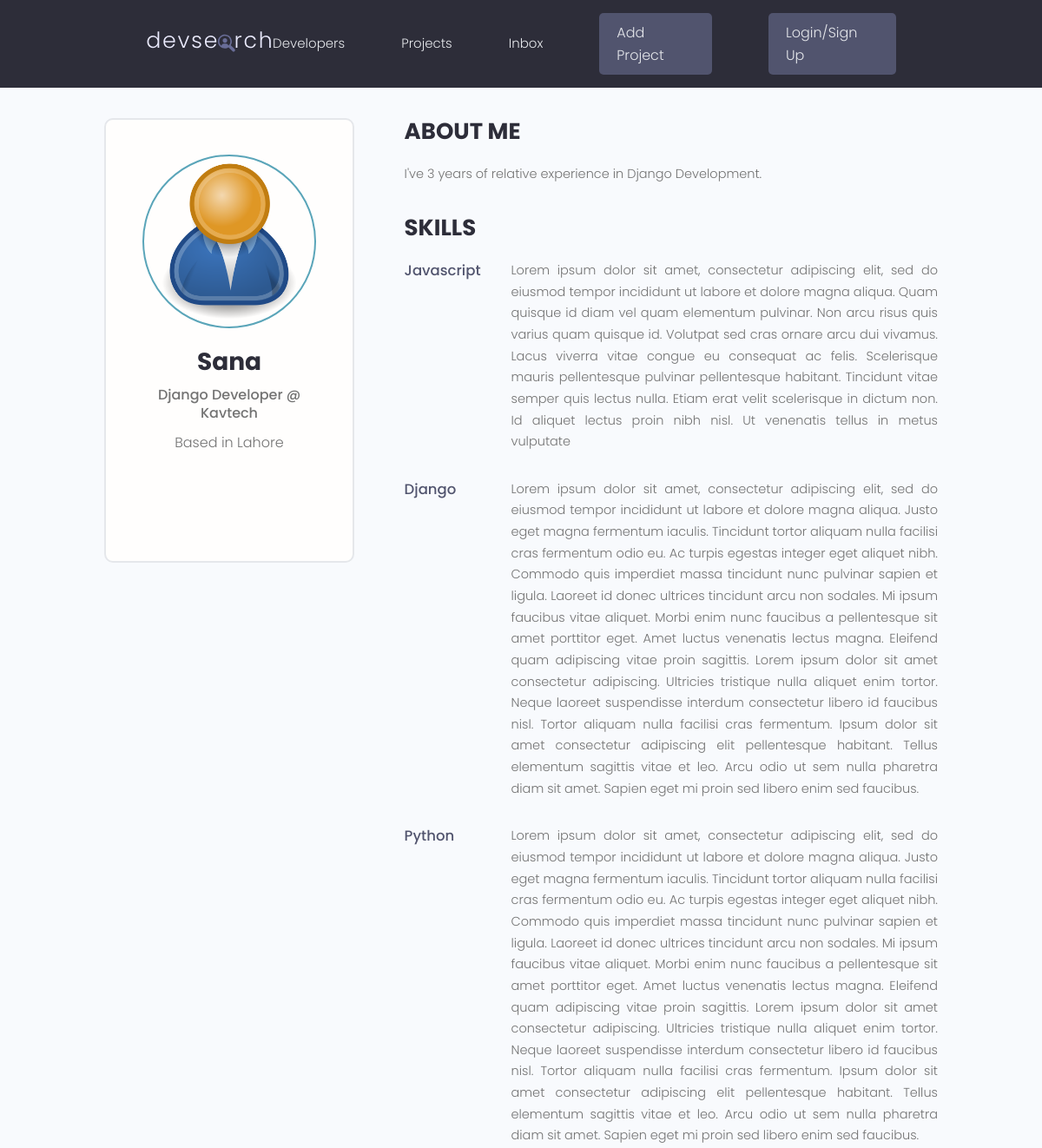
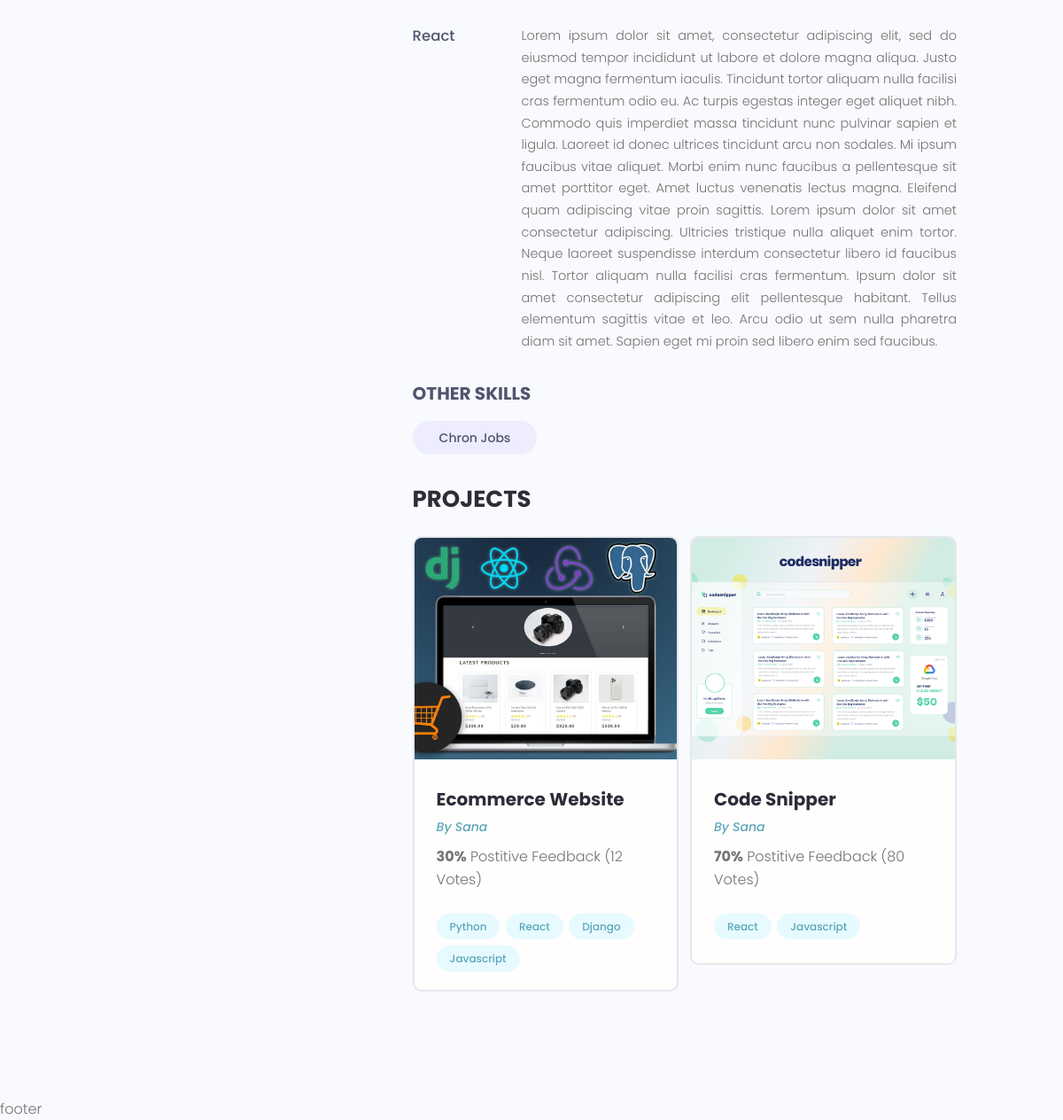
/profile/19992b6e-ee2e-4ac7-bd4a-0fbe3cb45db2/, run on the app's committed database (2 pictures, top to bottom).
### users/models.py (models this page shows, shortened)
class Profiles(models.Model):
    user = models.OneToOneField(User, on_delete=models.CASCADE, null=True, blank=True)
    username = models.CharField(max_length=200, null=True, blank=True)
    location = models.CharField(max_length=200, null=True, blank=True)
    name = models.CharField(max_length=200, blank=True, null=True)
    email = models.EmailField(max_length=500, blank=True, null=True)
    short_intro = models.CharField(max_length=200, blank=True, null=True)
    bio = models.TextField(max_length=200, null=True)
    profile_image = models.ImageField(blank=True, null=True, upload_to='profiles/', default='profiles/user-default.png')
    social_github = models.CharField(max_length=200, blank=True, null=True)
    social_twitter = models.CharField(max_length=200, blank=True, null=True)
    social_linkdin = models.CharField(max_length=200, blank=True, null=True)
    social_youtube = models.CharField(max_length=200, blank=True, null=True)
    social_website = models.CharField(max_length=200, blank=True, null=True)
    created = models.DateTimeField(auto_now_add=True)
    id = models.UUIDField(default=uuid.uuid4, unique=True, primary_key=True, editable=False)

class Skill(models.Model):
    owner = models.ForeignKey(Profiles, on_delete=models.CASCADE, null=True, blank=True)
    name = models.CharField(max_length=200, null=True, blank=True)
    description = models.TextField(null=True, blank=True)
    created = models.DateTimeField(auto_now_add=True)
    id = models.UUIDField(default=uuid.uuid4, unique=True, primary_key=True, editable=False)
    def __str__(self):
        return str(self.name)

### projects/models.py (models this page shows, shortened)
class Project(models.Model):
    owner = models.ForeignKey(Profiles, null=True, blank=True, on_delete=models.SET_NULL)
    title = models.CharField(max_length=200)
    description = models.TextField(null=True, blank=True)
    demo_link = models.CharField(max_length=2000, blank=True, null=True)
    source_link = models.CharField(max_length=2000, blank=True, null=True)
    featured_image = models.ImageField(null=True, blank=True, upload_to='profiles/', default="profiles/user-default.png")
    vote_total = models.IntegerField(default=0, null=True, blank=True)
    vote_ratio = models.IntegerField(default=0, null=True, blank=True)
    tags = models.ManyToManyField('Tag', blank=True)
    created = models.DateTimeField(auto_now_add=True)
    id = models.UUIDField(default=uuid.uuid4, unique=True, primary_key=True, editable=False)

class Tag(models.Model):
    name = models.CharField(max_length=200)
    created = models.DateTimeField(auto_now_add=True)
    id = models.UUIDField(default=uuid.uuid4, unique=True, primary_key=True, editable=False)
    def __str__(self):
        return self.name

### users/views.py (the view)
# urls.py: path('profile/<str:pk>/', views.userProfile, name='user-profile'),
def userProfile(request, pk):
    profile = Profiles.objects.get(pk=pk)
    topskills = profile.skill_set.exclude(description__exact="")
    otherskills = profile.skill_set.filter(description="")
    context = {'profile': profile, 'topskills': topskills, 'otherskills': otherskills}
    return render(request, 'users/user-profile.html', context)

### users/templates/users/user-profile.html (shortened to what this page needs)
{% extends 'main.html' %}
{% block content %}
<main class="profile my-md">
    <div class="container">
        <div class="layout">
            <div class="column column--1of3">
                <div class="card text-center">
                    <div class="card__body dev">
                        <img class="avatar avatar--xl" src="{{ profile.profile_image.url }}" />
                        <h2 class="dev__name">{{profile.name}}</h2>
                        <p class="dev__title">{{profile.short_intro}}</p>
                        <p class="dev__location">Based in {{profile.location}}</p>
                        <ul class="dev__social">
                        </ul>
                    </div>
                </div>
            </div>
            <div class="column column--2of3">
                <div class="devInfo">
                    <h3 class="devInfo__title">About Me</h3>
                    <p class="devInfo__about">{{profile.bio}}</p>
                </div>
                <div class="devInfo">
                    <h3 class="devInfo__title">Skills</h3>
                    <div class="devInfo__skills">
                        {% for skill in topskills %}
                        <div class="devSkill">
                            <h4 class="devSkill__title">{{skill.name}}</h4>
                            <p class="devSkill__info">{{skill.description}}</p>
                        </div>
                        {% endfor %}
                        <h3 class="devInfo__subtitle">Other Skills</h3>
                        <div class="devInfo__otherSkills">
                            {% for skill in otherskills %}
                            <span class="tag tag--pill tag--sub tag--lg">
                                <small>{{skill}}</small>
                            </span>
                            {% endfor %}
                        </div>
                    </div>
                </div>
                <div class="devInfo">
                    <h3 class="devInfo__title">Projects</h3>
                    <div class="grid grid--two">
                        {% for project in profile.project_set.all %}
                        <div class="column">
                            <div class="card project">
                                <a href="{% url 'project' project.id %}" class="project">
                                    <img class="project__thumbnail" src="{{ project.featured_image.url  }}"
                                        alt="project thumbnail" />
                                    <div class="card__body">
                                        <h3 class="project__title">{{project.title}}</h3>
                                        <p><a class="project__author"
                                                href="{% url 'user-profile' project.owner.id %}">By
                                                {{project.owner.name}}</a>
                                        </p>
                                        <p class="project--rating">
                                            <span style="font-weight: bold;">{{project.vote_ratio}}%</span> Postitive
                                            Feedback ({{project.vote_total}} Vote{{project.vote_total|pluralize:"s"}})
                                        </p>
                                        <div class="project__tags">
                                            {% for tag in project.tags.all %}
                                            <span class="tag tag--pill tag--main">
                                                <small>{{tag}}</small>
                                            </span>
                                            {% endfor %}
                                        </div>
                                    </div>
                                </a>
                            </div>
                        </div>
                        {% endfor %}
                    </div>
                </div>
            </div>
        </div>
    </div>
</main>
{% endblock content %}

### static/styles/app.css (style rules this page uses)
:root { --color-sub: #2d2d39; }
.card { border: 2px solid var(--color-light); }
img { width: 100%; }
.profile .card > .dev { padding: 4rem; }
.dev__name { color: var(--color-sub); font-size: 2.8rem; font-weight: 700; margin-top: 1rem; margin-bottom: 0.5rem; }
.dev__title { font-size: 1.6rem; font-weight: 500; line-height: 1.3; }
.dev__location { margin-top: 1rem; }
.dev__social { margin: 3rem 0; list-style: none; display: flex; justify-content: center; gap: 1.5rem; }
.devInfo { margin-bottom: 3rem; }
.devInfo__title, .devInfo__subtitle { font-size: 2.6rem; color: var(--color-sub); text-transform: uppercase; font-weight: 700; margin-bottom: 1.5rem; }
.devInfo__subtitle { font-size: 2rem; color: var(--color-sub-light); }
.devInfo__about, .devSkill__info { font-size: 1.45rem; line-height: 1.7; text-align: justify; }
.devSkill { margin-bottom: 3rem; }
.devSkill__title { font-size: 1.65rem; font-weight: 500; color: var(--color-sub-light); }
@media screen and (min-width: 700px) { .devSkill { display: flex; justify-content: space-between; gap: 3rem; } }
@media screen and (min-width: 700px) { .devSkill__info { flex-basis: 80%; } }
.project__author { font-size: 1.4rem; font-style: italic; }
.project--rating { margin-bottom: 1.6em; margin-top: .5em; }
.project__thumbnail { height: 25rem; object-fit: cover; object-position: top center; }
.project__title { font-size: 2rem; font-weight: 700; color: var(--color-sub); }

### static/uikit/styles/modules/_variables.css (style rules this page uses)
:root { --color-main: #5aa5b9; --color-main-light: #e6faff; --color-sub: #3f4156; --color-sub-light: #51546e; --color-sub-lighter: #ededfd; --color-text: #737373; --color-gray: #8b8b8b; --color-light: #e5e7eb; --color-light-gray: #767676; --color-bg: #f8fafd; --color-white: #fffefd; --color-white-light: #f3f3f3; --color-success: #359e64; --color-success-bg: #def8e8; --color-error: #fc4b0b; --color-error-bg: #fff2ee; --font-base: 'Poppins', arial, helvetica, 'Segoe UI', roboto, ubuntu, sans-serif; --font-monospace: 'Fira Code', 'Courier New', courier, monospace; --font-regular: 300; --font-medium: 500; --font-bold: 700; --generic-shadow: 1px 1px 5px #00000010; --generic-transition: all 0.3s ease-in-out; }

### static/uikit/styles/modules/_base.css (style rules this page uses)
* { margin: 0; padding: 0; box-sizing: border-box; text-rendering: optimizeLegibility; color: inherit; font-size: inherit; }
html { font-size: 50%; }
@media only screen and (min-width: 480px) { html { font-size: 56.25%; } }
@media only screen and (min-width: 1200px) { html { font-size: 62.5%; } }
body { line-height: 1.6; font-weight: 400; font-size: 1.5rem; color: var(--color-text); background-color: var(--color-bg); min-height: 100vh; }

### static/uikit/styles/modules/_typography.css (style rules this page uses)
* { font-family: var(--font-base); }
h2 { font-size: 3.6rem; font-weight: var(--font-bold); }
h3 { font-size: 3.2rem; font-weight: var(--font-medium); }
h4 { font-size: 2.8rem; font-weight: var(--font-medium); }
p, span, strong { font-size: 1.6rem; color: var(--color-text); font-weight: var(--font-regular); }
a { padding-bottom: 2px; text-decoration: none; display: inline-block; color: var(--color-main); font-weight: var(--font-medium); }

### static/uikit/styles/modules/_utilities.css (style rules this page uses)
.container { width: 92%; max-width: 165rem; margin: 0 auto; box-sizing: border-box; }
@media screen and (min-width: 1000px) { .container { width: 90%; } }
@media screen and (min-width: 1200px) { .container { width: 80%; } }
.text-center { text-align: center; }
.my-md { margin: 3rem auto; }

### static/uikit/styles/modules/_avatar.css (style rules this page uses)
.avatar { border-radius: 50%; border: 2px solid var(--color-main); object-fit: cover; }
.avatar--xl { height: 20rem; width: 20rem; }

### static/uikit/styles/modules/_card.css (style rules this page uses)
.card { border-radius: 1rem; background-color: var(--color-white); border: 1.5px solid var(--color-light); width: auto; height: auto; margin-top: 0.5rem; margin-bottom: 0.5rem; overflow: hidden; }
.card__body, .card__header { padding: 2rem 2.5rem; }

### static/uikit/styles/modules/_tag.css (style rules this page uses)
.tag { display: inline-flex; align-items: center; background-color: var(--color-sub); height: -webkit-fit-content; height: -moz-fit-content; height: fit-content; width: -webkit-fit-content; width: -moz-fit-content; width: fit-content; border-radius: 0.5rem; padding: 0.5rem 1.5rem; font-size: 1.2rem; cursor: pointer; }
.tag:not(:last-child) { margin-right: 0.25rem; margin-bottom: 0.75rem; }
.tag > small { color: var(--color-white); }
.tag--pill { border-radius: 5rem; }
.tag--main, .tag--main > small { background: var(--color-main-light); color: var(--color-main); font-weight: 500; }
.tag--sub, .tag--sub > small { background: var(--color-sub-lighter); color: var(--color-sub-light); font-weight: 500; }
.tag--lg { padding: 0.8rem 3rem; font-size: 1.4rem; }

### data on the page
Profiles: profile_image (placeholder picture), name "Sana", short_intro "Django Developer @ Kavtech", location "Lahore", bio "I've 3 years of relative experience in Django Development."
Skill: name "Javascript", description "Lorem ipsum dolor sit amet, consectetur adipiscing elit, sed do eiusmod tempor incididunt ut labore et dolore magna aliqua. Quam quisque id diam vel quam elementum pulvinar. Non arcu risus quis varius quam quisque id. Volutpat sed cras ornare arcu dui vivamus. Lacus viverra vitae congue eu consequat ac felis. Scelerisque mauris pellentesque pulvinar pellentesque habitant. Tincidunt vitae semper quis lectus nulla. Etiam erat velit scelerisque in dictum non. Id aliquet lectus proin nibh nisl. Ut venenatis tellus in metus vulputate"
Skill: name "Django", description "Lorem ipsum dolor sit amet, consectetur adipiscing elit, sed do eiusmod tempor incididunt ut labore et dolore magna aliqua. Justo eget magna fermentum iaculis. Tincidunt tortor aliquam nulla facilisi cras fermentum odio eu. Ac turpis egestas integer eget aliquet nibh. Commodo quis imperdiet massa tincidunt nunc pulvinar sapien et ligula. Laoreet id donec ultrices tincidunt arcu non sodales. Mi ipsum faucibus vitae aliquet. Morbi enim nunc faucibus a pellentesque sit amet porttitor eget. Amet luctus venenatis lectus magna. Eleifend quam adipiscing vitae proin sagittis. Lorem ipsum dolor sit amet consectetur adipiscing. Ultricies tristique nulla aliquet enim tortor. Neque laoreet suspendisse…"
Skill: name "Python", description "Lorem ipsum dolor sit amet, consectetur adipiscing elit, sed do eiusmod tempor incididunt ut labore et dolore magna aliqua. Justo eget magna fermentum iaculis. Tincidunt tortor aliquam nulla facilisi cras fermentum odio eu. Ac turpis egestas integer eget aliquet nibh. Commodo quis imperdiet massa tincidunt nunc pulvinar sapien et ligula. Laoreet id donec ultrices tincidunt arcu non sodales. Mi ipsum faucibus vitae aliquet. Morbi enim nunc faucibus a pellentesque sit amet porttitor eget. Amet luctus venenatis lectus magna. Eleifend quam adipiscing vitae proin sagittis. Lorem ipsum dolor sit amet consectetur adipiscing. Ultricies tristique nulla aliquet enim tortor. Neque laoreet suspendisse…"
Skill: name "React", description "Lorem ipsum dolor sit amet, consectetur adipiscing elit, sed do eiusmod tempor incididunt ut labore et dolore magna aliqua. Justo eget magna fermentum iaculis. Tincidunt tortor aliquam nulla facilisi cras fermentum odio eu. Ac turpis egestas integer eget aliquet nibh. Commodo quis imperdiet massa tincidunt nunc pulvinar sapien et ligula. Laoreet id donec ultrices tincidunt arcu non sodales. Mi ipsum faucibus vitae aliquet. Morbi enim nunc faucibus a pellentesque sit amet porttitor eget. Amet luctus venenatis lectus magna. Eleifend quam adipiscing vitae proin sagittis. Lorem ipsum dolor sit amet consectetur adipiscing. Ultricies tristique nulla aliquet enim tortor. Neque laoreet suspendisse…"
Skill: name "Chron Jobs"
Project: featured_image (picture), title "Ecommerce Website", owner.name "Sana", vote_ratio "30", vote_total "12"
Tag: name "Python"
Tag: name "React"
Tag: name "Django"
Tag: name "Javascript"
Project: featured_image (picture), title "Code Snipper", owner.name "Sana", vote_ratio "70", vote_total "80"
